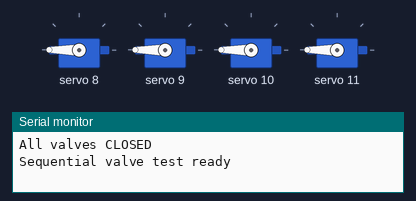
This sketch was run on a simulated Arduino Uno, built with avr-gcc and run on an emulated ATmega328P. On the bench: 4 × servo, the last lines printed to the serial monitor.

Above: at 0.05 s.
At 4.0 s:
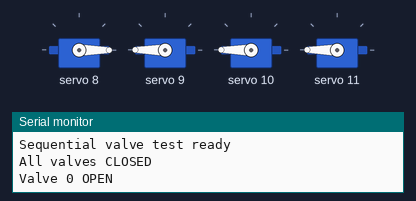
At 6.0 s:
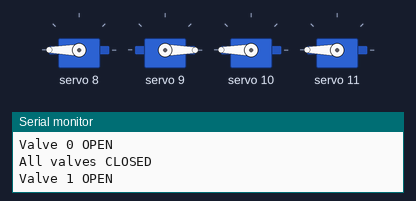
At 8.0 s:
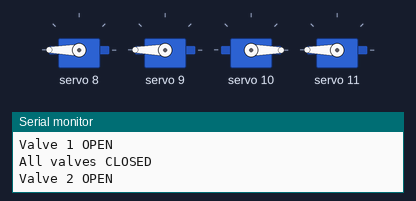
Timing chart, 0 to 10.4 s (numbered marks = the images above):
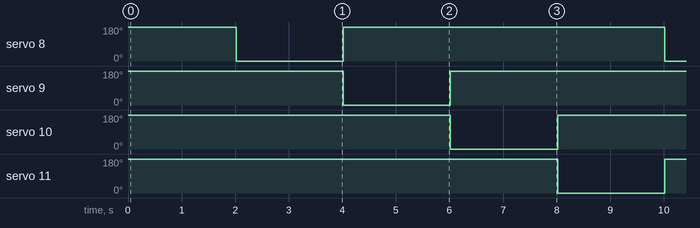

The sketch:

Jacket_Demo.ino
```cpp
/***************************************************
  Jacket valves – sequential open test
  - 4x Servo on PCA9685 (ch 8~11)
  - Opens valves ONE BY ONE
  - No sensors
****************************************************/

#include <Wire.h>
#include <Adafruit_PWMServoDriver.h>

#define PWM_ADDR 0x40
Adafruit_PWMServoDriver pwm = Adafruit_PWMServoDriver(PWM_ADDR);

const uint8_t NUM_VALVES = 4;
const uint8_t servoChannels[NUM_VALVES] = {8, 9, 10, 11};

const float SERVO_FREQ = 50.0f;

const int PULSE_MIN_US = 500;
const int PULSE_MAX_US = 2500;

const int ANG_MIN = 0;
const int ANG_MAX = 180;

// Direction for your jacket valves (flip if needed)
const int VALVE_OPEN_ANGLE  = 0;
const int VALVE_CLOSE_ANGLE = 180;

// How long each valve stays open before moving to next
const unsigned long STEP_TIME_MS = 2000;

uint8_t currentValve = 0;
unsigned long lastSwitch = 0;

// ========= helper functions =========

int clampi(int v, int lo, int hi) {
  return (v < lo) ? lo : (v > hi) ? hi : v;
}

int pwmTicksFromMicros(int us) {
  float ticks = (float)us * SERVO_FREQ * 4096.0f / 1000000.0f;
  if (ticks < 0) ticks = 0;
  if (ticks > 4095) ticks = 4095;
  return (int)(ticks + 0.5f);
}

int angleToMicros(int angle) {
  angle = clampi(angle, ANG_MIN, ANG_MAX);
  long range = (long)PULSE_MAX_US - PULSE_MIN_US;
  return PULSE_MIN_US + range * angle / (ANG_MAX - ANG_MIN);
}

void setValveAngle(uint8_t index, int angleDeg) {
  if (index >= NUM_VALVES) return;
  int us    = angleToMicros(angleDeg);
  int ticks = pwmTicksFromMicros(us);
  pwm.setPWM(servoChannels[index], 0, ticks);
}

void closeAllValves() {
  for (uint8_t i = 0; i < NUM_VALVES; i++) {
    setValveAngle(i, VALVE_CLOSE_ANGLE);
  }
  Serial.println("All valves CLOSED");
}

// ========= setup =========
void setup() {
  Serial.begin(115200);
  Wire.begin();

  if (!pwm.begin()) {
    Serial.println("PCA9685 init error");
    while (1) {}
  }

  pwm.setPWMFreq(SERVO_FREQ);
  delay(10);

  // Start with all closed
  closeAllValves();
  lastSwitch = millis();

  Serial.println("Sequential valve test ready");
}

// ========= loop =========
void loop() {
  unsigned long now = millis();

  if (now - lastSwitch >= STEP_TIME_MS) {
    lastSwitch = now;

    // 1. Close all valves first
    closeAllValves();

    // 2. Open the next valve
    setValveAngle(currentValve, VALVE_OPEN_ANGLE);

    Serial.print("Valve ");
    Serial.print(currentValve);
    Serial.println(" OPEN");

    // Move to next valve
    currentValve++;
    if (currentValve >= NUM_VALVES) {
      currentValve = 0;
    }
  }

  // PCA9685 handles PWM automatically
}
```

Measured:
- by itself, servo 8–11: alternates 180° for 6.0 s and 0° for 2.0 s
